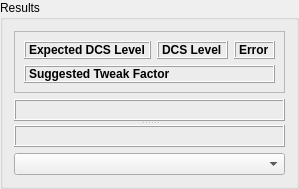
                <widget class="QGroupBox" name="samplePlotGroupBox">
                 <property name="title">
                  <string>Results</string>
                 </property>
                 <layout class="QVBoxLayout" name="verticalLayout_7">
                  <item>
                   <widget class="QFrame" name="frame">
                    <property name="sizePolicy">
                     <sizepolicy hsizetype="Expanding" vsizetype="Minimum">
                      <horstretch>0</horstretch>
                      <verstretch>0</verstretch>
                     </sizepolicy>
                    </property>
                    <property name="frameShape">
                     <enum>QFrame::StyledPanel</enum>
                    </property>
                    <property name="frameShadow">
                     <enum>QFrame::Raised</enum>
                    </property>
                    <layout class="QVBoxLayout" name="verticalLayout_48">
                     <item>
                      <layout class="QHBoxLayout" name="horizontalLayout_37">
                       <item>
                        <widget class="QLabel" name="expectedDcsLabel">
                         <property name="font">
                          <font>
                           <weight>75</weight>
                           <bold>true</bold>
                          </font>
                         </property>
                         <property name="frameShape">
                          <enum>QFrame::Box</enum>
                         </property>
                         <property name="frameShadow">
                          <enum>QFrame::Raised</enum>
                         </property>
                         <property name="text">
                          <string>Expected DCS Level</string>
                         </property>
                        </widget>
                       </item>
                       <item>
                        <widget class="QLabel" name="dcsLabel">
                         <property name="font">
                          <font>
                           <weight>75</weight>
                           <bold>true</bold>
                          </font>
                         </property>
                         <property name="frameShape">
                          <enum>QFrame::Box</enum>
                         </property>
                         <property name="frameShadow">
                          <enum>QFrame::Raised</enum>
                         </property>
                         <property name="text">
                          <string>DCS Level</string>
                         </property>
                        </widget>
                       </item>
                       <item>
                        <widget class="QLabel" name="resultLabel">
                         <property name="font">
                          <font>
                           <weight>75</weight>
                           <bold>true</bold>
                          </font>
                         </property>
                         <property name="frameShape">
                          <enum>QFrame::Box</enum>
                         </property>
                         <property name="frameShadow">
                          <enum>QFrame::Raised</enum>
                         </property>
                         <property name="text">
                          <string>Error</string>
                         </property>
                        </widget>
                       </item>
                      </layout>
                     </item>
                     <item>
                      <widget class="QLabel" name="suggestedTweakFactorLabel">
                       <property name="font">
                        <font>
                         <weight>75</weight>
                         <bold>true</bold>
                        </font>
                       </property>
                       <property name="frameShape">
                        <enum>QFrame::Box</enum>
                       </property>
                       <property name="frameShadow">
                        <enum>QFrame::Raised</enum>
                       </property>
                       <property name="text">
                        <string>Suggested Tweak Factor</string>
                       </property>
                      </widget>
                     </item>
                    </layout>
                   </widget>
                  </item>
                  <item>
                   <widget class="QSplitter" name="samplePlotSplitter">
                    <property name="orientation">
                     <enum>Qt::Vertical</enum>
                    </property>
                    <widget class="QFrame" name="topSamplePlotFrame">
                     <property name="frameShape">
                      <enum>QFrame::Box</enum>
                     </property>
                     <property name="frameShadow">
                      <enum>QFrame::Raised</enum>
                     </property>
                     <layout class="QVBoxLayout" name="topPlotLayout"/>
                    </widget>
                    <widget class="QFrame" name="bottomSamplePlotFrame">
                     <property name="frameShape">
                      <enum>QFrame::Box</enum>
                     </property>
                     <property name="frameShadow">
                      <enum>QFrame::Raised</enum>
                     </property>
                     <layout class="QVBoxLayout" name="bottomPlotLayout"/>
                    </widget>
                   </widget>
                  </item>
                  <item>
                   <widget class="QComboBox" name="plotComboBox"/>
                  </item>
                 </layout>
                </widget>
